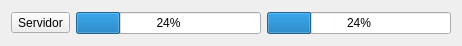
<?xml version="1.0" encoding="UTF-8"?>
<ui version="4.0">
 <class>serverItem</class>
 <widget class="QWidget" name="serverItem">
  <property name="geometry">
   <rect>
    <x>0</x>
    <y>0</y>
    <width>462</width>
    <height>46</height>
   </rect>
  </property>
  <property name="windowTitle">
   <string>Form</string>
  </property>
  <layout class="QGridLayout" name="gridLayout_2">
   <item row="0" column="1">
    <layout class="QHBoxLayout" name="horizontalLayout">
     <item>
      <widget class="QToolButton" name="server_button">
       <property name="text">
        <string>Servidor</string>
       </property>
      </widget>
     </item>
     <item>
      <widget class="QProgressBar" name="time_progress">
       <property name="value">
        <number>24</number>
       </property>
      </widget>
     </item>
     <item>
      <widget class="QProgressBar" name="space_progress">
       <property name="value">
        <number>24</number>
       </property>
      </widget>
     </item>
    </layout>
   </item>
  </layout>
 </widget>
 <resources/>
 <connections/>
</ui>
